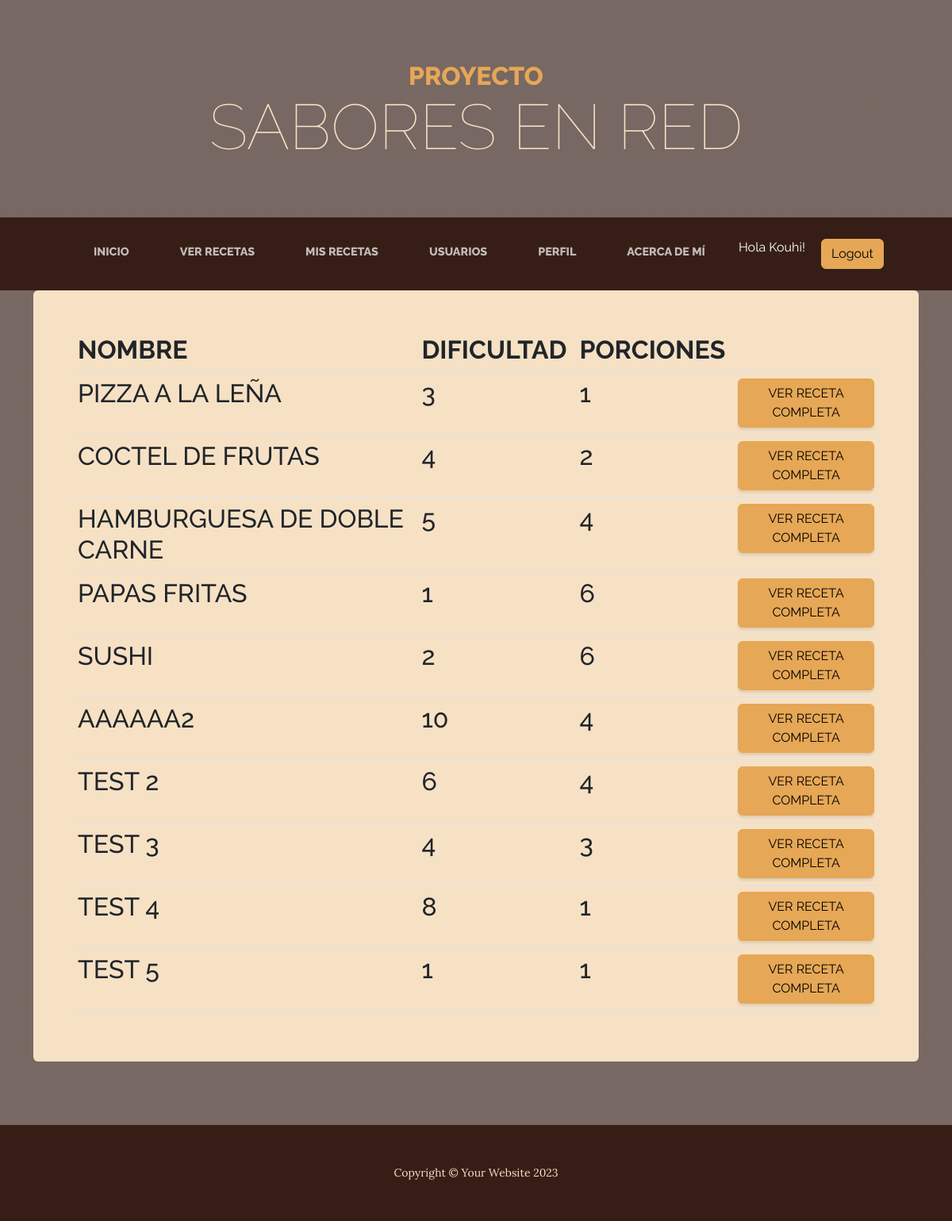
Page /aplicacion/usuarios/1/recetas/ (signed in) on the earlier database version.
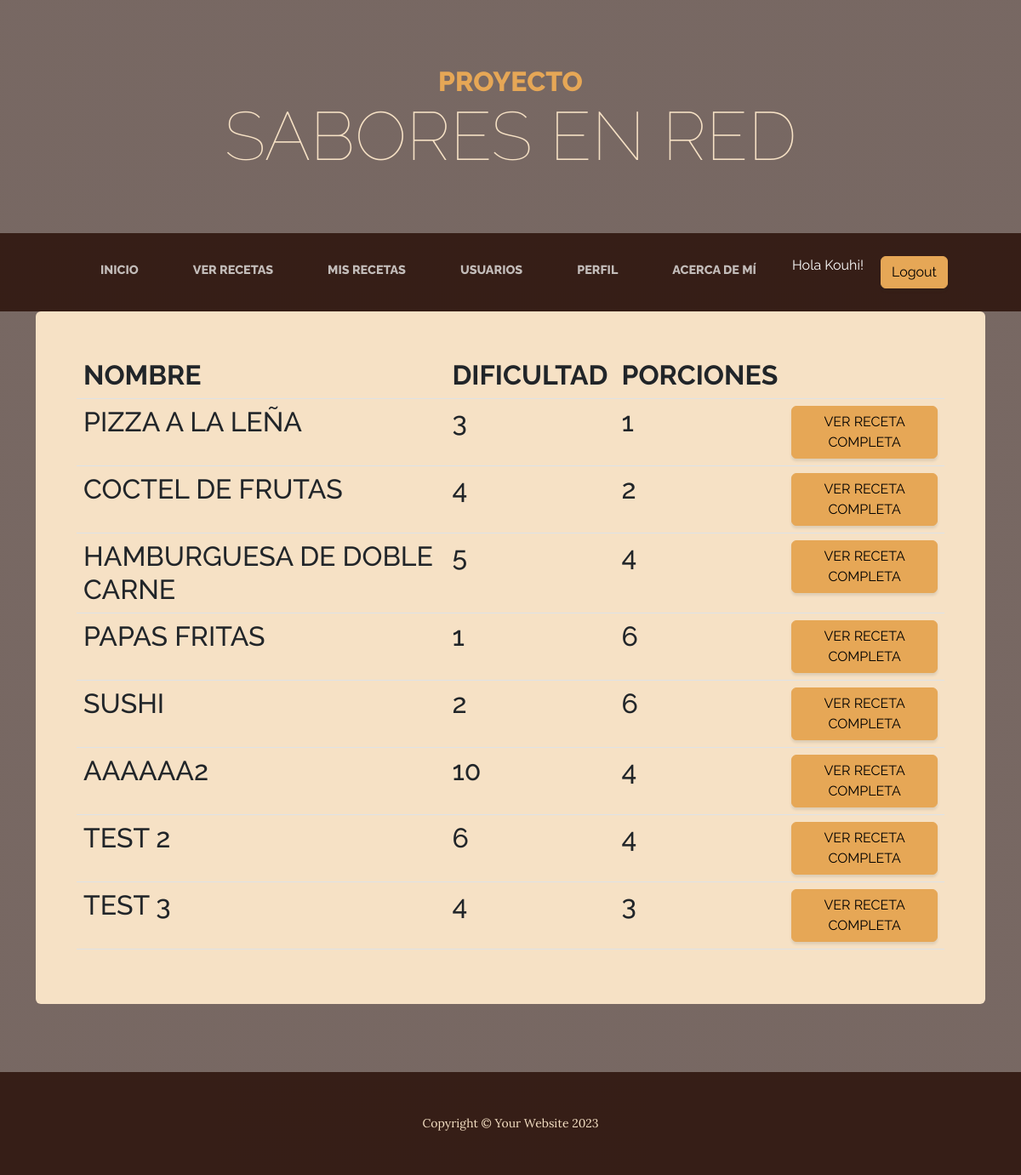
Same page on the later database version.
### aplicacion/models.py (models this page shows, shortened)
class Recetas(models.Model):
    nombre = models.CharField(max_length=60)
    dificultad = models.IntegerField()
    porciones = models.IntegerField()
    ingredientes = models.CharField(max_length=1500)
    procedimiento = models.CharField(max_length=1500)
    usuario = models.ForeignKey(User, on_delete=models.CASCADE, default=1)
    imagen = models.ImageField(upload_to='comida/', blank=True, null=True)

### aplicacion/views.py (the view)
# urls.py: path('usuarios/<int:usuario_id>/recetas/', views.ver_recetas_usuario, name='ver_recetas_usuario'),
def ver_recetas_usuario(request, usuario_id):
    usuario = get_object_or_404(User, pk=usuario_id)
    recetas_usuario = Recetas.objects.filter(usuario=usuario)
    return render(request, 'aplicacion/ver_recetas_usuario.html', {'usuario': usuario, 'recetas_usuario': recetas_usuario})

### aplicacion/templates/aplicacion/ver_recetas_usuario.html (shortened to what this page needs)
{% extends 'aplicacion/home2.html' %}
{% block contenido %}
<head>
</head>
<body>
{% if recetas_usuario %}
    <table class="table">
        <thead>
            <tr>
                <th>Nombre</th>
                <th>Dificultad</th>
                <th>Porciones</th>
                <th></th>
            </tr>
        </thead>
        <tbody>
            {% for receta in recetas_usuario %}
            <tr>
                <td>{{ receta.nombre }}</td>
                <td>{{ receta.dificultad }}</td>
                <td>{{ receta.porciones }}</td>
                <td><a href="{% url 'mostrar_receta' receta_id=receta.id %}" class="btn btn-primary">Ver Receta Completa</a></td>
            </tr>
            {% endfor %}
        </tbody>
    </table>
{% else %}
    <p>No se encontraron recetas creadas por {{ usuario.username }}</p>
{% endif %}
</body>
{% endblock contenido %}

Differences in the rows shown:
removed Recetas: nombre "TEST 4", dificultad "8", porciones "1"
removed Recetas: nombre "TEST 5", dificultad "1", porciones "1"
